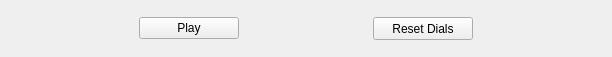
<?xml version="1.0" encoding="UTF-8"?>
<ui version="4.0">
 <class>Form</class>
 <widget class="QWidget" name="Form">
  <property name="geometry">
   <rect>
    <x>0</x>
    <y>0</y>
    <width>612</width>
    <height>57</height>
   </rect>
  </property>
  <property name="windowTitle">
   <string>Form</string>
  </property>
  <layout class="QHBoxLayout" name="horizontalLayout">
   <item>
    <widget class="QPushButton" name="PlayPauseButton">
     <property name="maximumSize">
      <size>
       <width>100</width>
       <height>16777215</height>
      </size>
     </property>
     <property name="cursor">
      <cursorShape>PointingHandCursor</cursorShape>
     </property>
     <property name="text">
      <string>Play</string>
     </property>
    </widget>
   </item>
   <item>
    <widget class="QPushButton" name="ResetDialsButton">
     <property name="minimumSize">
      <size>
       <width>50</width>
       <height>23</height>
      </size>
     </property>
     <property name="maximumSize">
      <size>
       <width>100</width>
       <height>16777215</height>
      </size>
     </property>
     <property name="cursor">
      <cursorShape>PointingHandCursor</cursorShape>
     </property>
     <property name="text">
      <string>Reset Dials</string>
     </property>
    </widget>
   </item>
  </layout>
 </widget>
 <resources/>
 <connections/>
</ui>
